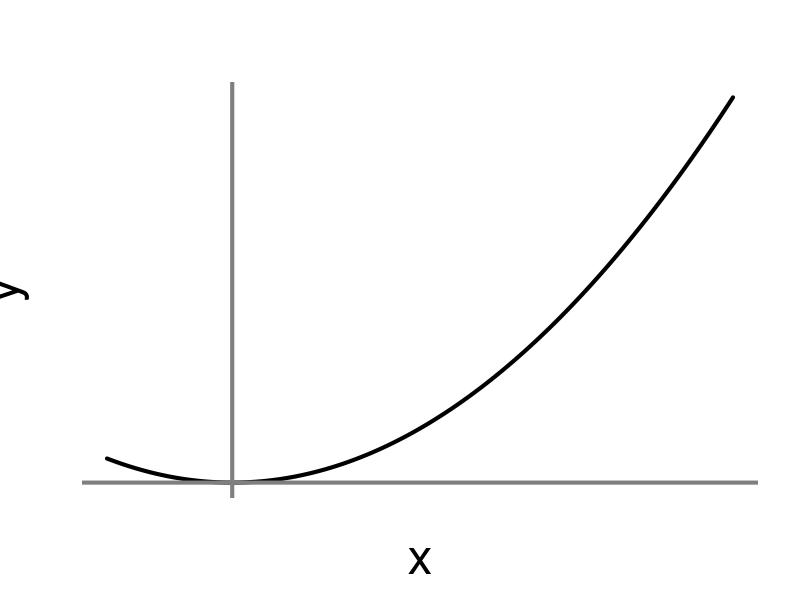
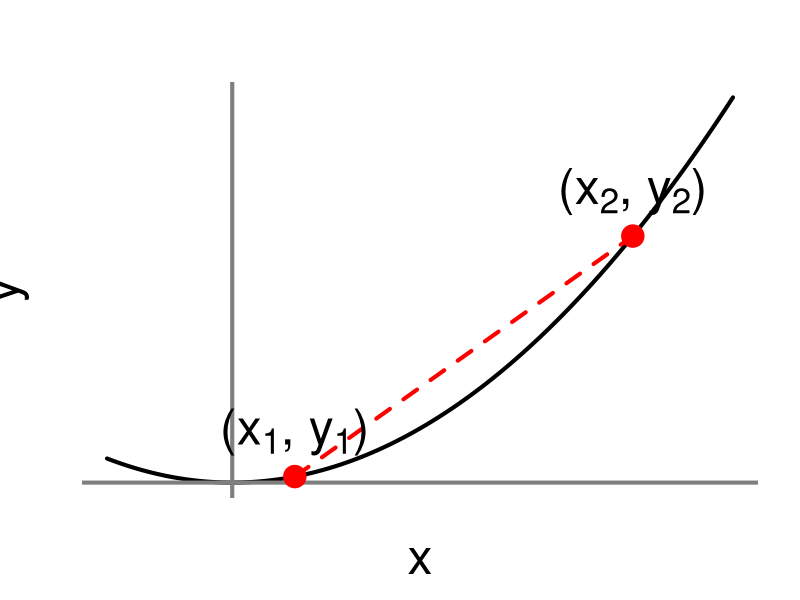
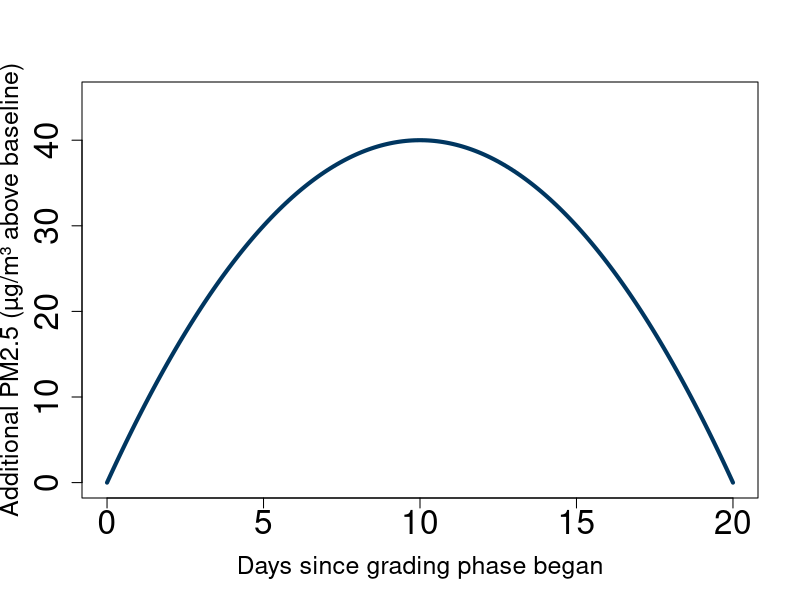
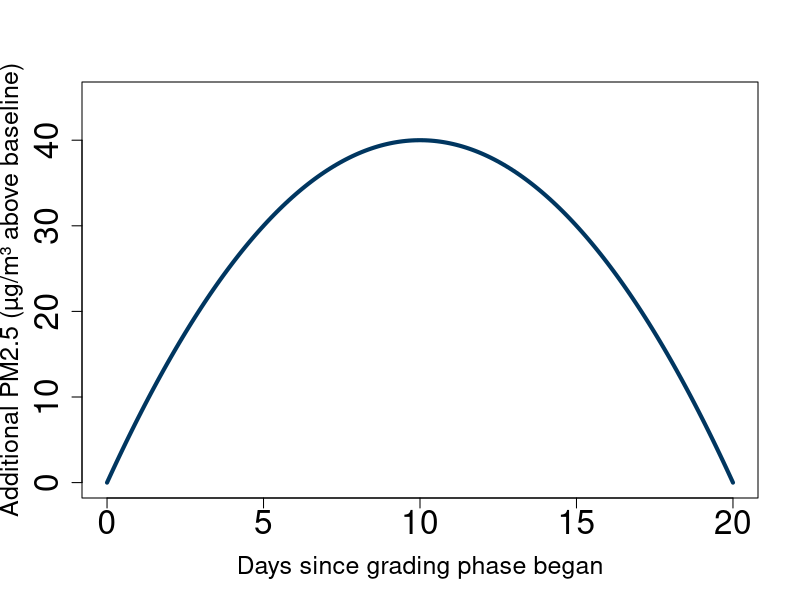

These figures' R source, in order: (Note: this script raises an error after producing the figures.)
## ---- chunk 1
x <- seq(-1, 4, length.out = 200)
y <- x^2

plot(x, y, type = "l", lwd = 4, col = "black",
     xlab = "x", ylab = "y",
     xaxt = "n", yaxt = "n",
     bty = "n",
     cex.lab = 3)

abline(h = 0, v = 0, col = "gray50", lwd = 4)
## ---- chunk 2
x <- seq(-1, 4, length.out = 200)
y <- x^2

x1 <- 0.5
y1 <- x1^2

x2 <- 3.2
y2 <- x2^2

plot(x, y, type = "l", lwd = 4, col = "black",
     xlab = "x", ylab = "y",
     xaxt = "n", yaxt = "n",
     bty = "n",
     cex.lab = 3)

abline(h = 0, v = 0, col = "gray50", lwd = 4)

segments(x1, y1, x2, y2, col = "red", lwd = 4, lty = 2)
points(c(x1, x2), c(y1, y2), pch = 19, cex = 3, col = "red")

text(x1, y1, expression(paste("(", x[1], ", ", y[1], ")")), pos = 3, cex = 3, offset = 1)
text(x2, y2, expression(paste("(", x[2], ", ", y[2], ")")), pos = 3, cex = 3, offset = 1)
## ---- chunk 3
#| echo: false
#| fig-align: center
#| out-width: "95%"
t <- seq(0, 20, length.out = 200)
P <- 8*t - 0.4*t^2

plot(t, P, type = "l", lwd = 4, col = "#003660",
     xlim = c(0, 20), ylim = c(0, 45),
     xlab = "Days since grading phase began", ylab = "Additional PM2.5 (µg/m³ above baseline)",
     xaxt = "n", yaxt = "n",  cex.lab=1.5)

# Add tick marks (integer spacing)
axis(1, at = seq(0, 20, by = 5), cex.axis = 2)
axis(2, cex.axis = 2)

## ---- chunk 4
#| echo: false
#| fig-align: center
#| out-width: "95%"
t <- seq(0, 20, length.out = 200)
P <- 8*t - 0.4*t^2

plot(t, P, type = "l", lwd = 4, col = "#003660",
     xlim = c(0, 20), ylim = c(0, 45),
     xlab = "Days since grading phase began", ylab = "Additional PM2.5 (µg/m³ above baseline)",
     xaxt = "n", yaxt = "n",  cex.lab=1.5)

# Add tick marks (integer spacing)
axis(1, at = seq(0, 20, by = 5), cex.axis = 2)
axis(2, cex.axis = 2)

## ---- chunk 5
#| eval: true
#| echo: false
#| out-width: "100%"
#| fig-align: "center"
knitr::include_graphics("images/cod_graph.jpg")
## ---- chunk 6
knitr::include_graphics("images/trex.PNG")
